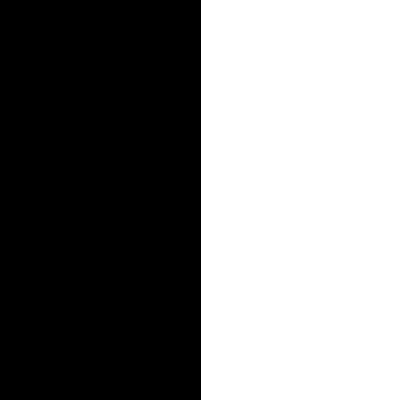
Frame 1 (no input)
Frame 60 (the mouse pressed at the canvas centre just before this capture): identical to frame 1, image omitted
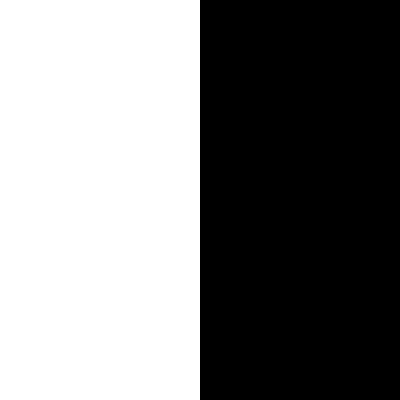
Frame 120 (the mouse held since frame 60 and released just before this capture)

The Processing sketch that drew these frames (run headless with seeded random() and noise(); from frame 60 on, the mouse is pressed at the canvas centre):

// Processing sketch: D4 left_right_if_example
// ── D4 left_right_if_example.pde
void setup() {
  size(400, 400);
  fill(0);
}
void draw() {
  background(255);

  if (mouseX < width/2)
    rect(0, 0, width/2, height);
  else {
    rect(width/2, 0, width/2, height);
  }
}
